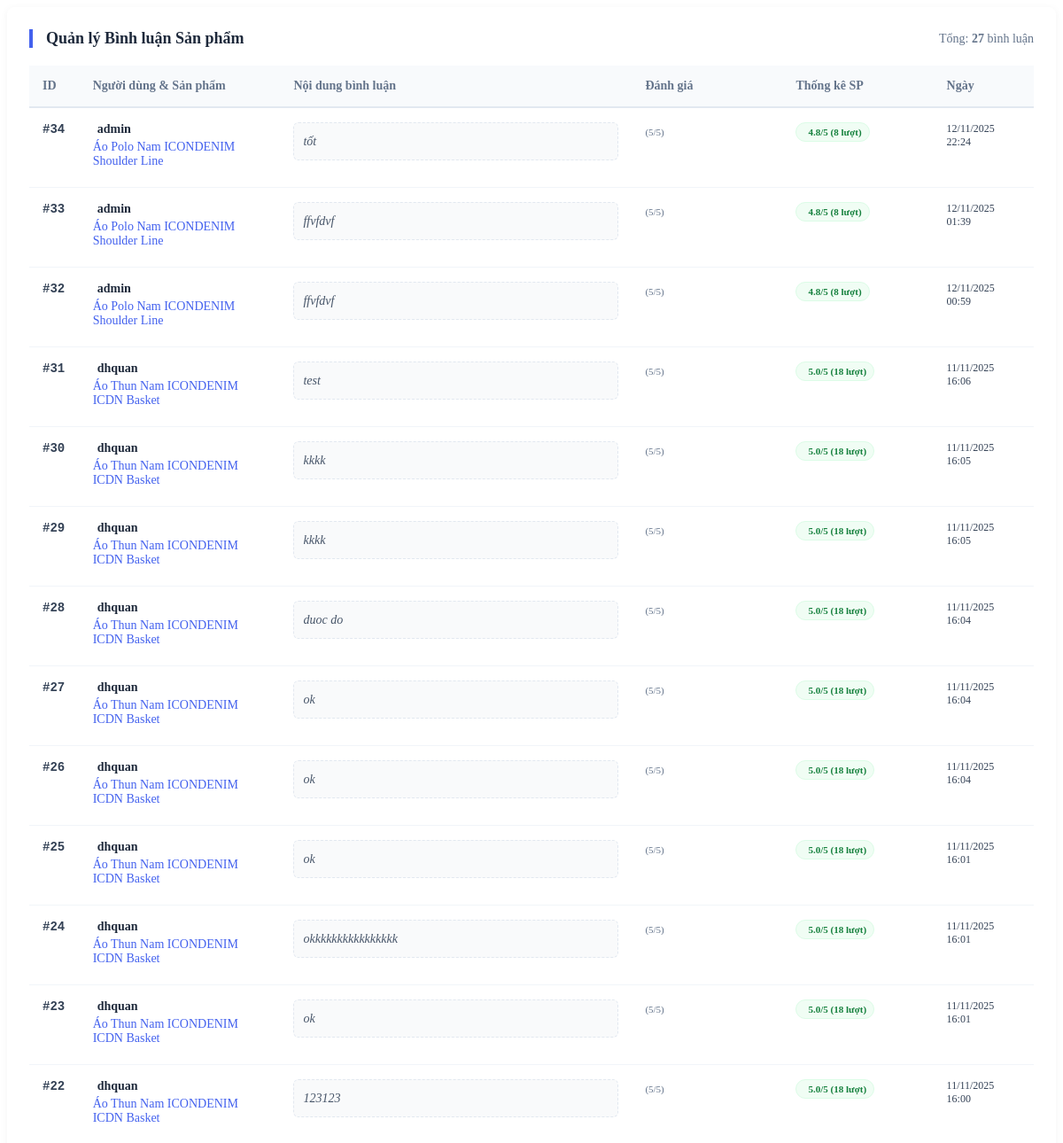
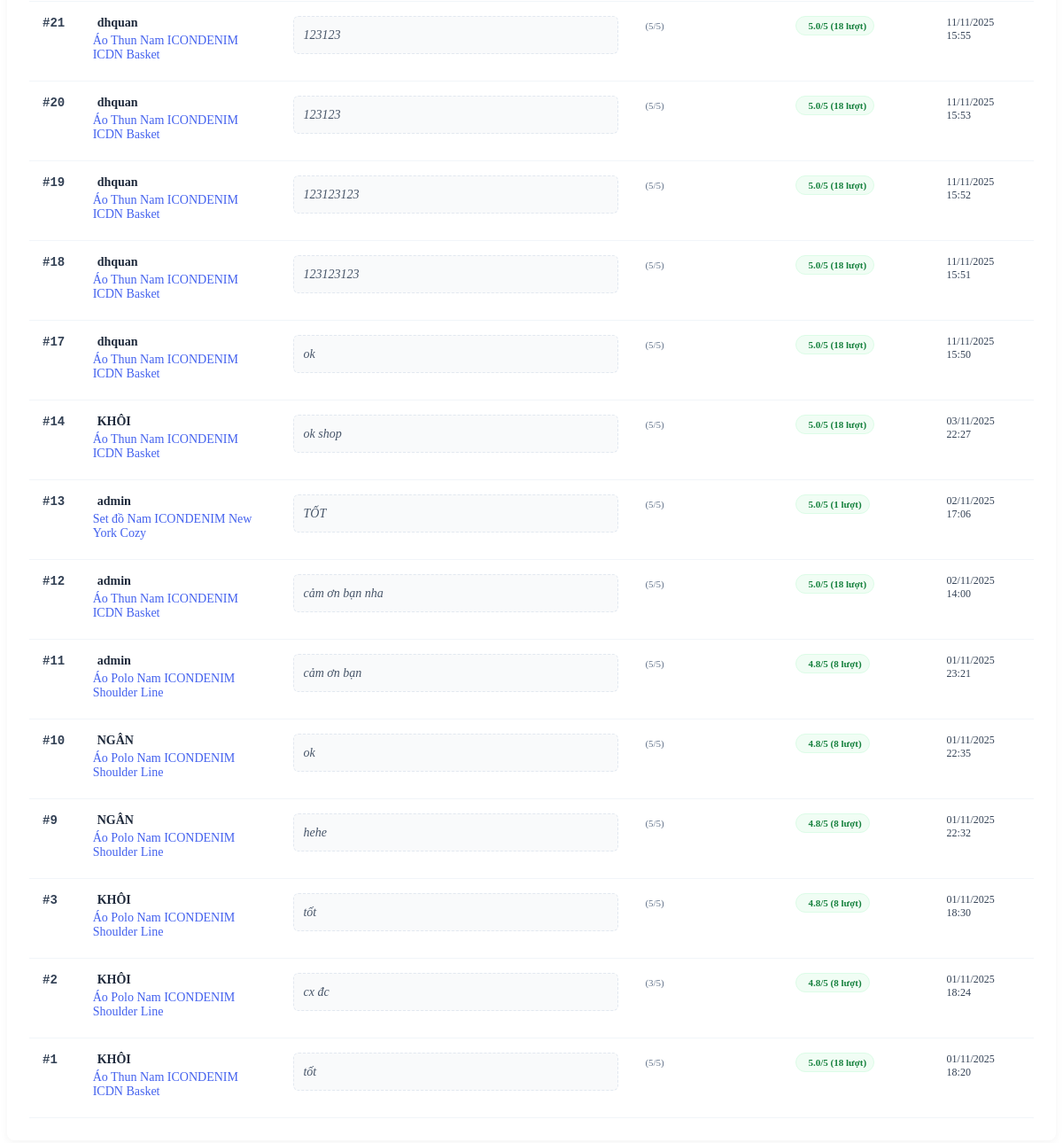
/160STORE/pages/admin/quanLy_binh_luan.php, run on the app's committed database (2 pictures, top to bottom).
### tables this page shows
CREATE TABLE `binh_luan` (
  `id_BL` int(11) NOT NULL COMMENT 'khóa chính, id bình luận',
  `id_BL_cha` int(11) DEFAULT NULL,
  `id_SP` char(50) NOT NULL COMMENT 'khóa ngoại, id sản phẩm',
  `id_ND` int(11) UNSIGNED NOT NULL COMMENT 'khóa ngoại, id người dùng',
  `noi_Dung` varchar(255) NOT NULL COMMENT 'nội dung',
  `so_Sao` int(11) NOT NULL COMMENT 'số sao ',
  `ngay_Binh_Luan` datetime NOT NULL COMMENT 'ngày bình luận'
);

CREATE TABLE `nguoi_dung` (
  `id_ND` int(11) UNSIGNED NOT NULL COMMENT 'khóa chính, id người dùng',
  `ten_Dang_Nhap` varchar(50) NOT NULL COMMENT 'tên đăng nhập',
  `mat_Khau` char(6) NOT NULL COMMENT 'mật khẩu',
  `ho_Ten` varchar(50) NOT NULL COMMENT 'họ tên người dùng',
  `email` char(100) NOT NULL COMMENT 'email người dùng',
  `sdt` int(10) UNSIGNED NOT NULL COMMENT 'số điện thoại',
  `dia_Chi` varchar(255) NOT NULL COMMENT 'địa chỉ người dùng',
  `vai_Tro` varchar(50) NOT NULL COMMENT 'vai trò người dùng',
  `ngay_Tao` datetime NOT NULL COMMENT 'ngày tạo tài khoản '
);

CREATE TABLE `san_pham` (
  `id_SP` char(50) NOT NULL COMMENT 'khóa chính, id sản phẩm',
  `ten_San_Pham` varchar(100) NOT NULL COMMENT 'tên sản phẩm',
  `gia_Ban` int(11) NOT NULL COMMENT 'giá bán sản phẩm',
  `gia_Goc` int(11) NOT NULL COMMENT 'giá gốc sản phẩm ',
  `mo_Ta` varchar(255) NOT NULL COMMENT 'mô tả sản phẩm',
  `hinh_Anh` varchar(255) NOT NULL COMMENT 'hình ảnh sản phẩm',
  `id_DM` int(11) NOT NULL COMMENT 'khóa ngoại, id danh mục',
  `thuong_Hieu` varchar(255) NOT NULL COMMENT 'thương hiệu',
  `so_Luong_Ton` int(11) NOT NULL COMMENT 'số lượng hàng tồn',
  `trang_Thai` varchar(100) NOT NULL COMMENT 'trạng thái sản phẩm',
  `ngay_Tao` datetime NOT NULL COMMENT 'ngày tạo sản ',
  `ngay_Cap_Nhat` datetime NOT NULL COMMENT 'ngày cập nhật',
  `ma_Giam_Gia` varchar(100) NOT NULL COMMENT 'khóa ngoại, mã giảm giá'
);

### 160STORE/pages/admin/quanLy_binh_luan.php (the view, shortened to what this page needs)
<?php
$db = new Database();
$pdo = $db->connect();
$stmt = $pdo->prepare("
    SELECT
        bl.id_BL,
        bl.noi_Dung,
        bl.so_Sao,
        bl.ngay_Binh_Luan,
        sp.ten_San_Pham,
        nd.ten_Dang_Nhap,
        sp.id_SP,
        (SELECT AVG(so_Sao) FROM binh_luan bl2 WHERE bl2.id_SP = sp.id_SP) as avg_rating,
        (SELECT COUNT(*) FROM binh_luan bl3 WHERE bl3.id_SP = sp.id_SP) as rating_count
    FROM binh_luan bl
    JOIN san_pham sp ON bl.id_SP = sp.id_SP
    JOIN nguoi_dung nd ON bl.id_ND = nd.id_ND
    ORDER BY bl.ngay_Binh_Luan DESC
");
$stmt->execute();
$comments = $stmt->fetchAll(PDO::FETCH_ASSOC);
?>
<link rel="stylesheet" href="assets/Admin_css/quanLyBinhLuan.css">
<div class="comment-management-container">
    <div class="page-header">
        <span>Quản lý Bình luận Sản phẩm</span>
        <span style="font-size: 14px; font-weight: normal; color: #64748b;">
            Tổng: <strong><?= count($comments) ?></strong> bình luận
        </span>
    </div>
    <div class="table-responsive">
        <table class="comment-table">
            <thead>
                <tr>
                    <th width="5%">ID</th>
                    <th width="20%">Người dùng & Sản phẩm</th>
                    <th width="35%">Nội dung bình luận</th>
                    <th width="15%">Đánh giá</th>
                    <th width="15%">Thống kê SP</th>
                    <th width="10%">Ngày</th>
                </tr>
            </thead>
            <tbody>
                <?php if (empty($comments)): ?>
                    <tr>
                        <td colspan="6" class="empty-state">
                            <i class="fas fa-comments"></i>
                            <p>Chưa có bình luận nào.</p>
                        </td>
                    </tr>
                <?php else: ?>
                    <?php foreach ($comments as $comment): ?>
                        <tr>
                            <td class="id-col">#<?= $comment['id_BL'] ?></td>
                            <td>
                                <span class="user-name">
                                    <i class="fas fa-user-circle"></i> <?= htmlspecialchars($comment['ten_Dang_Nhap']) ?>
                                </span>
                                <a href="#" class="product-name">
                                    <?= htmlspecialchars($comment['ten_San_Pham']) ?>
                                </a>
                            </td>
                            <td>
                                <div class="comment-content">
                                    <?= nl2br(htmlspecialchars($comment['noi_Dung'])) ?>
                                </div>
                            </td>
                            <td>
                                <small style="color: #64748b; font-size: 11px;">(<?= $comment['so_Sao'] ?>/5)</small>
                            </td>
                            <td>
                                <div class="avg-badge" title="Trung bình đánh giá của sản phẩm này">
                                    <?= number_format($comment['avg_rating'], 1) ?>/5
                                    (<?= $comment['rating_count'] ?> lượt)
                                </div>
                            </td>
                            <td class="date-time">
                                <i class="far fa-clock"></i> <?= date('d/m/Y', strtotime($comment['ngay_Binh_Luan'])) ?><br>
                                <?= date('H:i', strtotime($comment['ngay_Binh_Luan'])) ?>
                            </td>
                        </tr>
                    <?php endforeach; ?>
                <?php endif; ?>
            </tbody>
        </table>
    </div>
</div>

### 160STORE/assets/Admin_css/quanLyBinhLuan.css (style rules this page uses)
.comment-management-container { background-color: #fff; padding: 25px; border-radius: 8px; box-shadow: 0 2px 10px rgba(0, 0, 0, 0.05); animation: fadeIn 0.5s ease-out; }
.page-header { margin-bottom: 20px; font-size: 18px; font-weight: 700; color: #1e293b; border-left: 4px solid #4361ee; padding-left: 15px; display: flex; justify-content: space-between; align-items: center; }
.table-responsive { overflow-x: auto; }
.comment-table { width: 100%; border-collapse: separate; border-spacing: 0; font-size: 14px; }
.comment-table thead th { background-color: #f8fafc; color: #64748b; font-weight: 600; padding: 15px; text-align: left; border-bottom: 2px solid #e2e8f0; white-space: nowrap; }
.comment-table tbody td { padding: 16px 15px; vertical-align: top; border-bottom: 1px solid #f1f5f9; color: #334155; }
.id-col { color: #94a3b8; font-family: monospace; font-weight: bold; }
.user-name { font-weight: 600; color: #1e293b; display: block; margin-bottom: 4px; }
.product-name { color: #4361ee; font-weight: 500; display: block; margin-bottom: 5px; text-decoration: none; }
.comment-content { background-color: #f9fafb; padding: 10px; border-radius: 6px; border: 1px dashed #e2e8f0; color: #475569; font-style: italic; line-height: 1.5; max-width: 350px; }
.avg-badge { display: inline-flex; align-items: center; gap: 5px; background-color: #f0fdf4; color: #15803d; border: 1px solid #dcfce7; padding: 4px 8px; border-radius: 20px; font-size: 11px; font-weight: 600; white-space: nowrap; }
.date-time { font-size: 12px; color: #94a3b8; }

### data on the page
binh_luan: id_BL "34", id_ND.ten_Dang_Nhap "admin", id_SP.ten_San_Pham "Áo Polo Nam ICONDENIM Shoulder Line", noi_Dung "tốt", so_Sao "5", avg_rating "4.8", rating_count "8", ngay_Binh_Luan "12/11/2025", ngay_Binh_Luan "22:24"
binh_luan: id_BL "33", id_ND.ten_Dang_Nhap "admin", id_SP.ten_San_Pham "Áo Polo Nam ICONDENIM Shoulder Line", noi_Dung "ffvfdvf", so_Sao "5", avg_rating "4.8", rating_count "8", ngay_Binh_Luan "12/11/2025", ngay_Binh_Luan "01:39"
binh_luan: id_BL "32", id_ND.ten_Dang_Nhap "admin", id_SP.ten_San_Pham "Áo Polo Nam ICONDENIM Shoulder Line", noi_Dung "ffvfdvf", so_Sao "5", avg_rating "4.8", rating_count "8", ngay_Binh_Luan "12/11/2025", ngay_Binh_Luan "00:59"
binh_luan: id_BL "31", id_ND.ten_Dang_Nhap "dhquan", id_SP.ten_San_Pham "Áo Thun Nam ICONDENIM ICDN Basket", noi_Dung "test", so_Sao "5", avg_rating "5.0", rating_count "18", ngay_Binh_Luan "11/11/2025", ngay_Binh_Luan "16:06"
binh_luan: id_BL "30", id_ND.ten_Dang_Nhap "dhquan", id_SP.ten_San_Pham "Áo Thun Nam ICONDENIM ICDN Basket", noi_Dung "kkkk", so_Sao "5", avg_rating "5.0", rating_count "18", ngay_Binh_Luan "11/11/2025", ngay_Binh_Luan "16:05"
binh_luan: id_BL "29", id_ND.ten_Dang_Nhap "dhquan", id_SP.ten_San_Pham "Áo Thun Nam ICONDENIM ICDN Basket", noi_Dung "kkkk", so_Sao "5", avg_rating "5.0", rating_count "18", ngay_Binh_Luan "11/11/2025", ngay_Binh_Luan "16:05"
binh_luan: id_BL "28", id_ND.ten_Dang_Nhap "dhquan", id_SP.ten_San_Pham "Áo Thun Nam ICONDENIM ICDN Basket", noi_Dung "duoc do", so_Sao "5", avg_rating "5.0", rating_count "18", ngay_Binh_Luan "11/11/2025", ngay_Binh_Luan "16:04"
binh_luan: id_BL "27", id_ND.ten_Dang_Nhap "dhquan", id_SP.ten_San_Pham "Áo Thun Nam ICONDENIM ICDN Basket", noi_Dung "ok", so_Sao "5", avg_rating "5.0", rating_count "18", ngay_Binh_Luan "11/11/2025", ngay_Binh_Luan "16:04"
binh_luan: id_BL "26", id_ND.ten_Dang_Nhap "dhquan", id_SP.ten_San_Pham "Áo Thun Nam ICONDENIM ICDN Basket", noi_Dung "ok", so_Sao "5", avg_rating "5.0", rating_count "18", ngay_Binh_Luan "11/11/2025", ngay_Binh_Luan "16:04"
binh_luan: id_BL "25", id_ND.ten_Dang_Nhap "dhquan", id_SP.ten_San_Pham "Áo Thun Nam ICONDENIM ICDN Basket", noi_Dung "ok", so_Sao "5", avg_rating "5.0", rating_count "18", ngay_Binh_Luan "11/11/2025", ngay_Binh_Luan "16:01"
binh_luan: id_BL "24", id_ND.ten_Dang_Nhap "dhquan", id_SP.ten_San_Pham "Áo Thun Nam ICONDENIM ICDN Basket", noi_Dung "okkkkkkkkkkkkkkkk", so_Sao "5", avg_rating "5.0", rating_count "18", ngay_Binh_Luan "11/11/2025", ngay_Binh_Luan "16:01"
binh_luan: id_BL "23", id_ND.ten_Dang_Nhap "dhquan", id_SP.ten_San_Pham "Áo Thun Nam ICONDENIM ICDN Basket", noi_Dung "ok", so_Sao "5", avg_rating "5.0", rating_count "18", ngay_Binh_Luan "11/11/2025", ngay_Binh_Luan "16:01"
binh_luan: id_BL "22", id_ND.ten_Dang_Nhap "dhquan", id_SP.ten_San_Pham "Áo Thun Nam ICONDENIM ICDN Basket", noi_Dung "123123", so_Sao "5", avg_rating "5.0", rating_count "18", ngay_Binh_Luan "11/11/2025", ngay_Binh_Luan "16:00"
binh_luan: id_BL "21", id_ND.ten_Dang_Nhap "dhquan", id_SP.ten_San_Pham "Áo Thun Nam ICONDENIM ICDN Basket", noi_Dung "123123", so_Sao "5", avg_rating "5.0", rating_count "18", ngay_Binh_Luan "11/11/2025", ngay_Binh_Luan "15:55"
binh_luan: id_BL "20", id_ND.ten_Dang_Nhap "dhquan", id_SP.ten_San_Pham "Áo Thun Nam ICONDENIM ICDN Basket", noi_Dung "123123", so_Sao "5", avg_rating "5.0", rating_count "18", ngay_Binh_Luan "11/11/2025", ngay_Binh_Luan "15:53"
binh_luan: id_BL "19", id_ND.ten_Dang_Nhap "dhquan", id_SP.ten_San_Pham "Áo Thun Nam ICONDENIM ICDN Basket", noi_Dung "123123123", so_Sao "5", avg_rating "5.0", rating_count "18", ngay_Binh_Luan "11/11/2025", ngay_Binh_Luan "15:52"
binh_luan: id_BL "18", id_ND.ten_Dang_Nhap "dhquan", id_SP.ten_San_Pham "Áo Thun Nam ICONDENIM ICDN Basket", noi_Dung "123123123", so_Sao "5", avg_rating "5.0", rating_count "18", ngay_Binh_Luan "11/11/2025", ngay_Binh_Luan "15:51"
binh_luan: id_BL "17", id_ND.ten_Dang_Nhap "dhquan", id_SP.ten_San_Pham "Áo Thun Nam ICONDENIM ICDN Basket", noi_Dung "ok", so_Sao "5", avg_rating "5.0", rating_count "18", ngay_Binh_Luan "11/11/2025", ngay_Binh_Luan "15:50"
binh_luan: id_BL "14", id_ND.ten_Dang_Nhap "KHÔI", id_SP.ten_San_Pham "Áo Thun Nam ICONDENIM ICDN Basket", noi_Dung "ok shop", so_Sao "5", avg_rating "5.0", rating_count "18", ngay_Binh_Luan "03/11/2025", ngay_Binh_Luan "22:27"
binh_luan: id_BL "13", id_ND.ten_Dang_Nhap "admin", id_SP.ten_San_Pham "Set đồ Nam ICONDENIM New York Cozy", noi_Dung "TỐT", so_Sao "5", avg_rating "5.0", rating_count "1", ngay_Binh_Luan "02/11/2025", ngay_Binh_Luan "17:06"
binh_luan: id_BL "12", id_ND.ten_Dang_Nhap "admin", id_SP.ten_San_Pham "Áo Thun Nam ICONDENIM ICDN Basket", noi_Dung "cảm ơn bạn nha", so_Sao "5", avg_rating "5.0", rating_count "18", ngay_Binh_Luan "02/11/2025", ngay_Binh_Luan "14:00"
binh_luan: id_BL "11", id_ND.ten_Dang_Nhap "admin", id_SP.ten_San_Pham "Áo Polo Nam ICONDENIM Shoulder Line", noi_Dung "cảm ơn bạn", so_Sao "5", avg_rating "4.8", rating_count "8", ngay_Binh_Luan "01/11/2025", ngay_Binh_Luan "23:21"
binh_luan: id_BL "10", id_ND.ten_Dang_Nhap "NGÂN", id_SP.ten_San_Pham "Áo Polo Nam ICONDENIM Shoulder Line", noi_Dung "ok", so_Sao "5", avg_rating "4.8", rating_count "8", ngay_Binh_Luan "01/11/2025", ngay_Binh_Luan "22:35"
binh_luan: id_BL "9", id_ND.ten_Dang_Nhap "NGÂN", id_SP.ten_San_Pham "Áo Polo Nam ICONDENIM Shoulder Line", noi_Dung "hehe", so_Sao "5", avg_rating "4.8", rating_count "8", ngay_Binh_Luan "01/11/2025", ngay_Binh_Luan "22:32"
binh_luan: id_BL "3", id_ND.ten_Dang_Nhap "KHÔI", id_SP.ten_San_Pham "Áo Polo Nam ICONDENIM Shoulder Line", noi_Dung "tốt", so_Sao "5", avg_rating "4.8", rating_count "8", ngay_Binh_Luan "01/11/2025", ngay_Binh_Luan "18:30"
binh_luan: id_BL "2", id_ND.ten_Dang_Nhap "KHÔI", id_SP.ten_San_Pham "Áo Polo Nam ICONDENIM Shoulder Line", noi_Dung "cx đc", so_Sao "3", avg_rating "4.8", rating_count "8", ngay_Binh_Luan "01/11/2025", ngay_Binh_Luan "18:24"
binh_luan: id_BL "1", id_ND.ten_Dang_Nhap "KHÔI", id_SP.ten_San_Pham "Áo Thun Nam ICONDENIM ICDN Basket", noi_Dung "tốt", so_Sao "5", avg_rating "5.0", rating_count "18", ngay_Binh_Luan "01/11/2025", ngay_Binh_Luan "18:20"

### other printed values
count($comments) "27"
